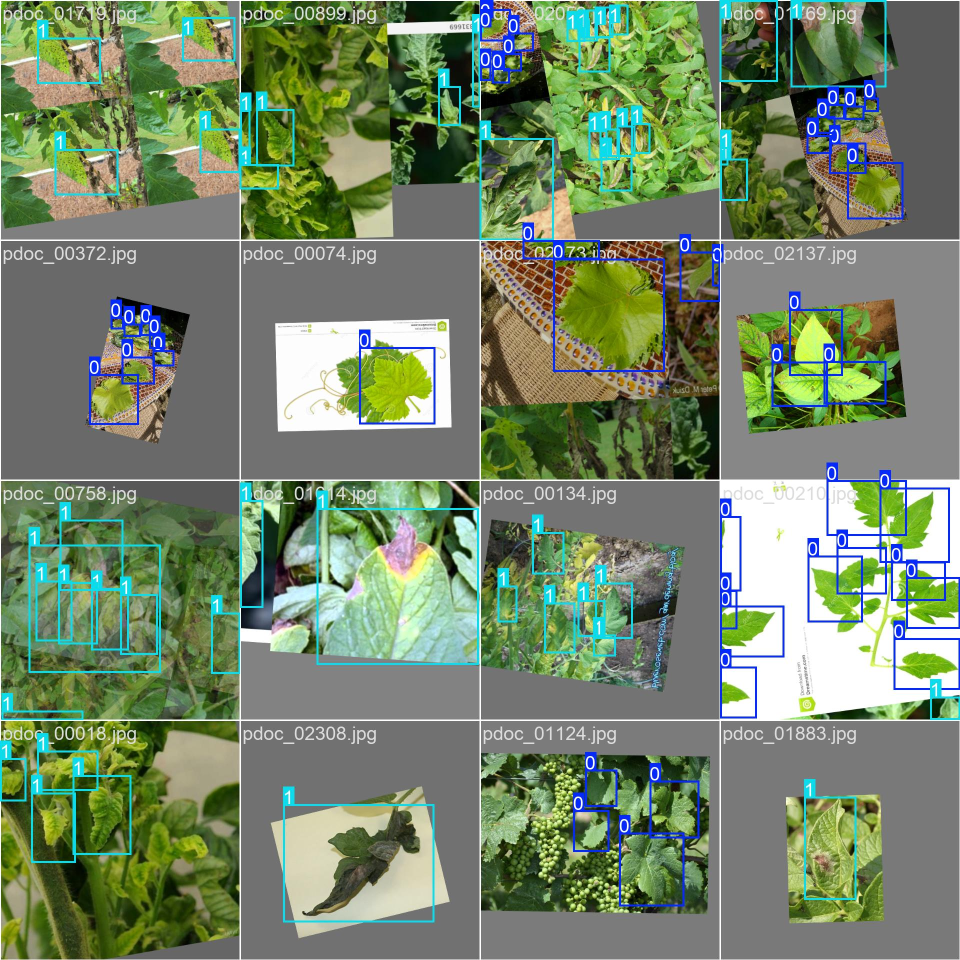
#> input picture CoreTech_v2/reports/yolo_lesion_runs/lesion_det_v2/train_batch0.jpg, 1920 x 1920 px (shown at 1/2 size)
$ python -i quality_gate.py   (imports and definitions only)   (older library calls are emulated)
#> lines starting #> are read from the running program, lines starting #| are printed output that depends on the picture
#> further down, picture is the input picture: PIL image 1920x1920 RGB; mean R, G, B 116.1, 133.4, 105.5
"""
Stage 0: Objective Image Quality & Viability Gate (No Color Heuristics).
Evaluates spatial focus sharpness, exposure balance, and minimum resolution,
producing clear graceful guidance if an uploaded photo is unusable.
"""
from typing import Dict, Any, Optional, Tuple
import numpy as np
import cv2
from PIL import Image


def evaluate_image_quality(
    pil_img: Image.Image,
    foreground_mask: Optional[np.ndarray] = None,
    min_short_side: int = 224,
    min_laplacian_var: float = 32.0,
    min_tenengrad: float = 8.0,
    max_dark_pct: float = 65.0,
    max_bright_pct: float = 55.0,
) -> Tuple[bool, str, Dict[str, Any]]:
    """
    Runs non-color image quality diagnostics.
    Returns (is_usable, status_code, details_dict).
    status_code in {"OK", "LOW_RESOLUTION", "BLURRY", "TOO_DARK", "OVEREXPOSED"}.
    """
#> called with min_short_side = 224, min_laplacian_var = 32, min_tenengrad = 8, max_dark_pct = 65, max_bright_pct = 55
    w, h = pil_img.size
#> w = 1920; h = 1920
    short_side = min(w, h)
#> short_side = 1920
    if short_side < min_short_side:
        return False, "LOW_RESOLUTION", {
            "width": w,
            "height": h,
            "reason": f"Image resolution is too small ({w}x{h}px).",
            "recommendations": [
                "Take a fresh photo using the main camera instead of a compressed thumbnail.",
                "Move closer to the plant so leaf and surface details are clear."
            ],
        }

    # Standardize working size for resolution-invariant focus measurement
    scale = 512.0 / float(max(w, h))
#> scale = 0.267
    nw, nh = max(64, int(w * scale)), max(64, int(h * scale))
#> nw = 512; nh = 512
    rgb = np.array(pil_img.resize((nw, nh), Image.Resampling.BILINEAR))
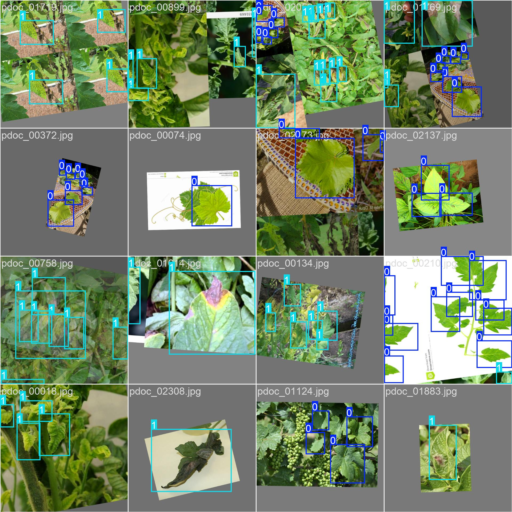
#> rgb: shape (512, 512, 3); mean R, G, B 116, 133.3, 105.4
    gray = cv2.cvtColor(rgb, cv2.COLOR_RGB2GRAY)
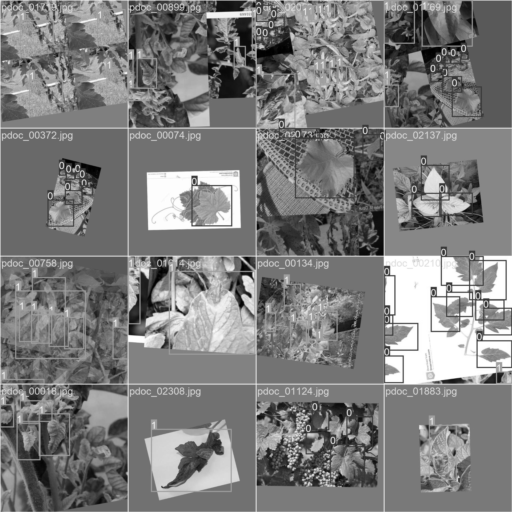
#> gray: shape (512, 512); min 0, max 255, mean 124.9

    # Restrict sharpness/exposure focus check to foreground plant if mask supplied
    if foreground_mask is not None:
        m = cv2.resize(foreground_mask.astype(np.uint8), (nw, nh), interpolation=cv2.INTER_NEAREST) > 0
        if np.count_nonzero(m) < 200:
            m = np.ones((nh, nw), dtype=bool)
    else:
        # Weight toward central 70% if mask not yet computed
        m = np.zeros((nh, nw), dtype=bool)
        y0, y1 = int(nh * 0.15), int(nh * 0.85)
#> y0 = 76; y1 = 435
        x0, x1 = int(nw * 0.15), int(nw * 0.85)
#> x0 = 76; x1 = 435
        m[y0:y1, x0:x1] = True

    gray_f = gray.astype(np.float32)
    lap = cv2.Laplacian(gray_f, cv2.CV_32F, ksize=3)
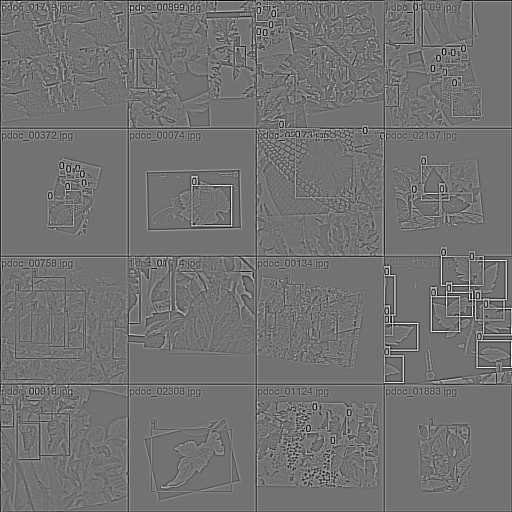
#> lap: shape (512, 512) float32; min -928, max 1132, mean -1.3; drawn with min black and max white
    lap_var = float(np.var(lap[m]))
#> lap_var = 19843.6

    gx = cv2.Sobel(gray_f, cv2.CV_32F, 1, 0, ksize=3)
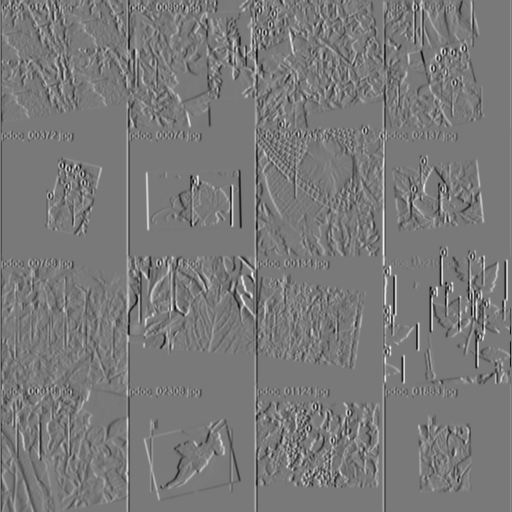
#> gx: shape (512, 512) float32; min -741, max 813, mean 0; drawn with min black and max white
    gy = cv2.Sobel(gray_f, cv2.CV_32F, 0, 1, ksize=3)
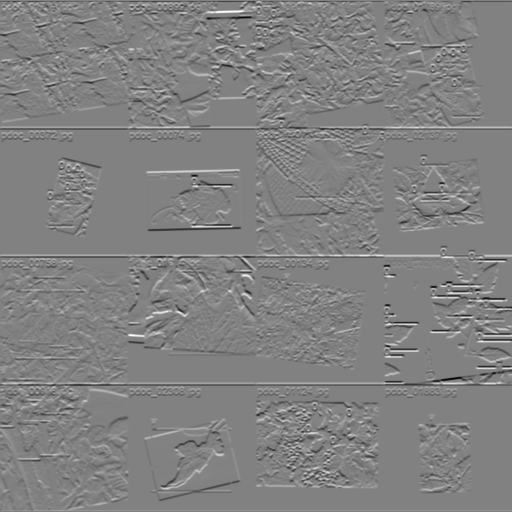
#> gy: shape (512, 512) float32; min -914, max 879, mean -0.1; drawn with min black and max white
    grad_mag = np.sqrt(gx * gx + gy * gy)
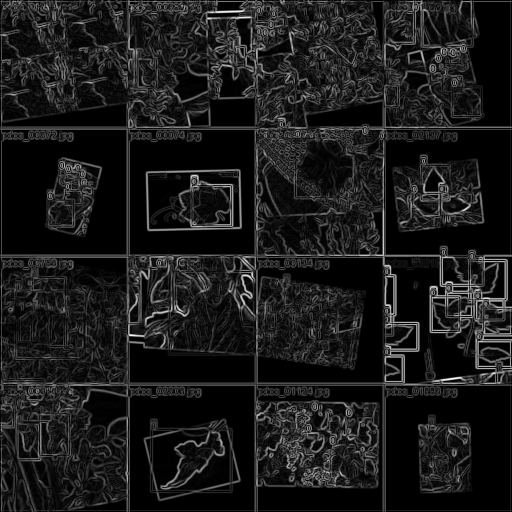
#> grad_mag: shape (512, 512) float32; min 0, max 921.6, mean 97.1; drawn with min black and max white
    tenengrad = float(np.mean(grad_mag[m]))
#> tenengrad = 93.09

    roi_vals = gray[m]
    dark_pct = float(np.mean(roi_vals < 22) * 100.0)
#> dark_pct = 1.1
    bright_pct = float(np.mean(roi_vals > 246) * 100.0)
#> bright_pct = 5.6
    mean_luma = float(np.mean(roi_vals))
#> mean_luma = 128

    # HSV Specular Glare Check (Value high, Saturation near zero)
    hsv = cv2.cvtColor(rgb, cv2.COLOR_RGB2HSV)
#> hsv: shape (512, 512, 3); mean H, S, V 33.8, 82.6, 138.6
    hsv_roi = hsv[m]
    glare_mask = (hsv_roi[:, 2] >= 240) & (hsv_roi[:, 1] <= 30)
    glare_pct = float(np.mean(glare_mask) * 100.0) if len(hsv_roi) > 0 else 0.0
#> glare_pct = 6.05

    metrics = {
        "width": w,
        "height": h,
        "laplacian_var": round(lap_var, 2),
        "tenengrad_mean": round(tenengrad, 2),
        "dark_clipped_pct": round(dark_pct, 1),
        "bright_clipped_pct": round(bright_pct, 1),
        "mean_luminance": round(mean_luma, 1),
        "glare_pct": round(glare_pct, 1),
    }
#> metrics = {'width': 1920, 'height': 1920, 'laplacian_var': 19843.6, 'tenengrad_mean': 93.09, 'dark_clipped_pct': 1.1, 'bright_clipped_pct': 5.6, 'mean_luminance': 128, 'glare_pct': 6}

    if glare_pct > 15.0:
        return False, "GLARE_DETECTED", {
            **metrics,
            "reason": "Glare detected on leaf — tilt slightly away from direct light.",
            "recommendations": [
                "Tilt the phone or plant slightly away from direct light or harsh window glare.",
                "Diffuse overhead lighting or turn off camera flash to prevent specular reflection."
            ],
        }

    if dark_pct > max_dark_pct or mean_luma < 28.0:
        return False, "TOO_DARK", {
            **metrics,
            "reason": f"Image is severely underexposed ({dark_pct:.0f}% shadow clipped).",
            "recommendations": [
                "Move the plant near a bright window or turn on overhead lighting.",
                "Avoid shooting directly against a bright window (backlighting darkens the plant)."
            ],
        }

    if bright_pct > max_bright_pct or mean_luma > 240.0:
        return False, "OVEREXPOSED", {
            **metrics,
            "reason": f"Severe glare or overexposure washed out surface details ({bright_pct:.0f}% blown highlights).",
            "recommendations": [
                "Step slightly out of direct harsh midday glare or angle away from grow lights.",
                "Tap the leaf surface on your phone screen to lock exposure before capturing."
            ],
        }

    if lap_var < min_laplacian_var and tenengrad < min_tenengrad:
        return False, "BLURRY", {
            **metrics,
            "reason": f"Image appears out of focus or motion-blurred (sharpness={lap_var:.1f}).",
            "recommendations": [
                "Wipe your camera lens gently before capturing.",
                "Hold the phone steady 25-40 cm from the plant and tap the leaf/stem to autofocus.",
                "Take the shot in brighter lighting so shutter speed stays crisp."
            ],
        }

    return True, "OK", metrics


def normalize_illumination_lab(pil_img: Image.Image) -> Image.Image:
    """
    Applies CLAHE on the L* channel in CIELAB color space before passing the image
    downstream to neutralize warm indoor LEDs, shadows, and window backlighting.
    Never uses raw RGB color math.
    """
    rgb = np.array(pil_img.convert("RGB"))
    lab = cv2.cvtColor(rgb, cv2.COLOR_RGB2LAB)
    l_channel, a_channel, b_channel = cv2.split(lab)
    clahe = cv2.createCLAHE(clipLimit=2.0, tileGridSize=(8, 8))
    cl = clahe.apply(l_channel)
    norm_lab = cv2.merge((cl, a_channel, b_channel))
    norm_rgb = cv2.cvtColor(norm_lab, cv2.COLOR_LAB2RGB)
    return Image.fromarray(norm_rgb)

>>> from PIL import Image
>>> picture = Image.open('../reports/yolo_lesion_runs/lesion_det_v2/train_batch0.jpg')
>>> result = evaluate_image_quality(picture)

$ run again, on CoreTech_v2/reports/yolo_lesion_runs/lesion_det_v2/train_batch1.jpg
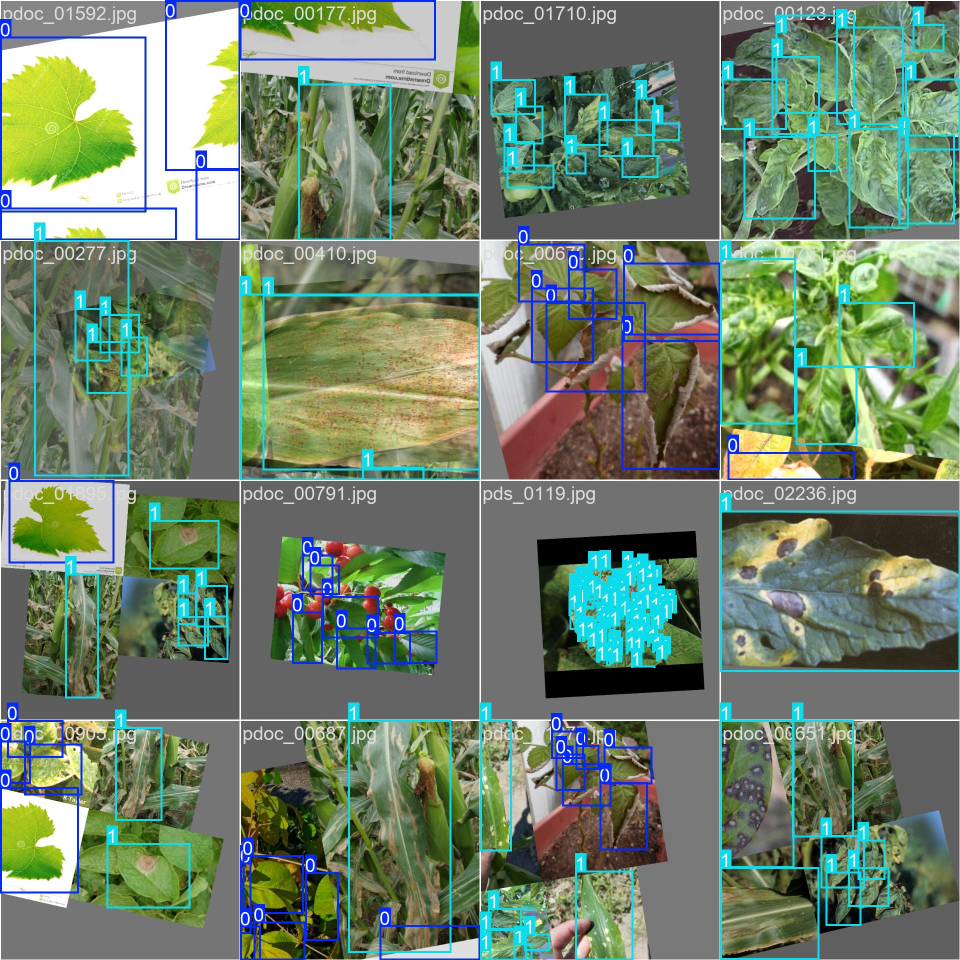
#> input picture CoreTech_v2/reports/yolo_lesion_runs/lesion_det_v2/train_batch1.jpg, 1920 x 1920 px (shown at 1/2 size)
#> picture is the input picture: PIL image 1920x1920 RGB; mean R, G, B 111.3, 129.6, 107.5
#> in evaluate_image_quality, `lap = cv2.Laplacian(gray_f, cv2.CV_32F, ksize=3)`:
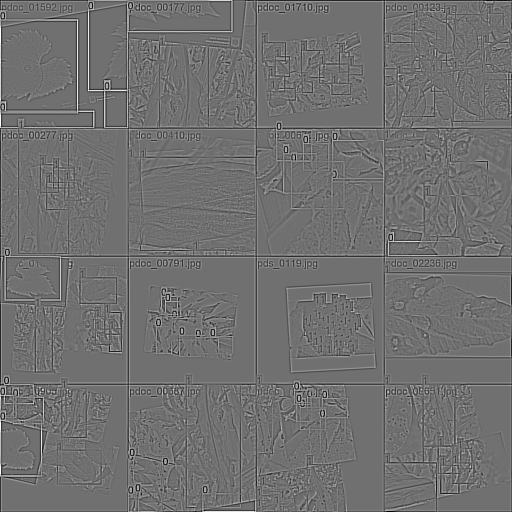
#> lap: shape (512, 512) float32; min -932, max 1176, mean -0.6; drawn with min black and max white
#> lap_var = 18905
#> in evaluate_image_quality, `grad_mag = np.sqrt(gx * gx + gy * gy)`:
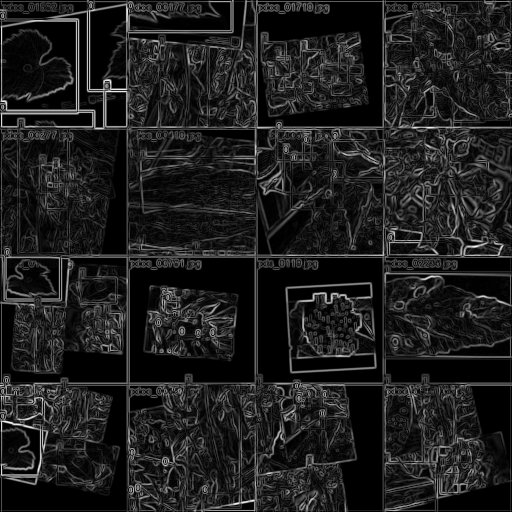
#> grad_mag: shape (512, 512) float32; min 0, max 820.9, mean 100; drawn with min black and max white
#> tenengrad = 97.72
#> dark_pct = 2.03
#> bright_pct = 1.48
#> mean_luma = 116.1
#> hsv: shape (512, 512, 3); mean H, S, V 41.3, 80.3, 136.7
#> glare_pct = 1.69
#> metrics = {'width': 1920, 'height': 1920, 'laplacian_var': 18905, 'tenengrad_mean': 97.72, 'dark_clipped_pct': 2, 'bright_clipped_pct': 1.5, 'mean_luminance': 116.1, 'glare_pct': 1.7}
